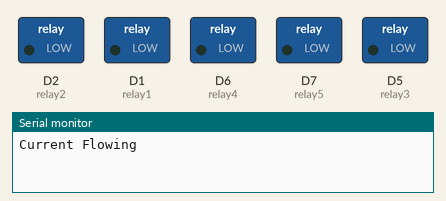
Bench run of a program on a simulated ESP8266 (NodeMCU). Shown: switched loads named in the program (green lamp = pin HIGH), the last lines printed to the serial monitor.

Above: at 2.5 s.
At 7.5 s:
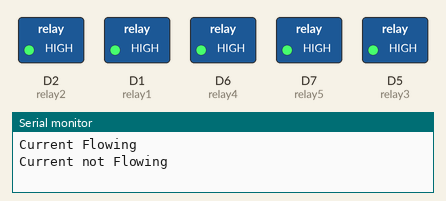
Timing chart, 0 to 13.0 s (numbered marks = the images above):
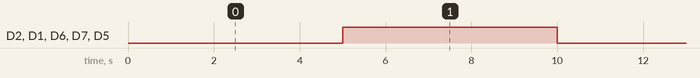

Measured:
- by itself, D2 (relay2), D1 (relay1), D6 (relay4), D7 (relay5), D5 (relay3): alternates HIGH for 5.0 s and LOW for 5.0 s

The program:

main.cpp
```cpp
#include <Arduino.h>
const int relay1 = D1;
const int relay2 = D2;
const int relay3 = D5;
const int relay4 = D6;
const int relay5 = D7;

void setup() {
  Serial.begin(115200);
  pinMode(relay1, OUTPUT);
  pinMode(relay2, OUTPUT);
  pinMode(relay3, OUTPUT);
  pinMode(relay4, OUTPUT);
  pinMode(relay5, OUTPUT);
}

void loop() {
  // For NC
  digitalWrite(relay1, LOW);
  digitalWrite(relay2, LOW);
  digitalWrite(relay3, LOW);
  digitalWrite(relay4, LOW);
  digitalWrite(relay5, LOW);
  Serial.println("Current Flowing");
  delay(5000);

  digitalWrite(relay1, HIGH);
  digitalWrite(relay2, HIGH);
  digitalWrite(relay3, HIGH);
  digitalWrite(relay4, HIGH);
  digitalWrite(relay5, HIGH);
  Serial.println("Current not Flowing");
  delay(5000);
}
```
